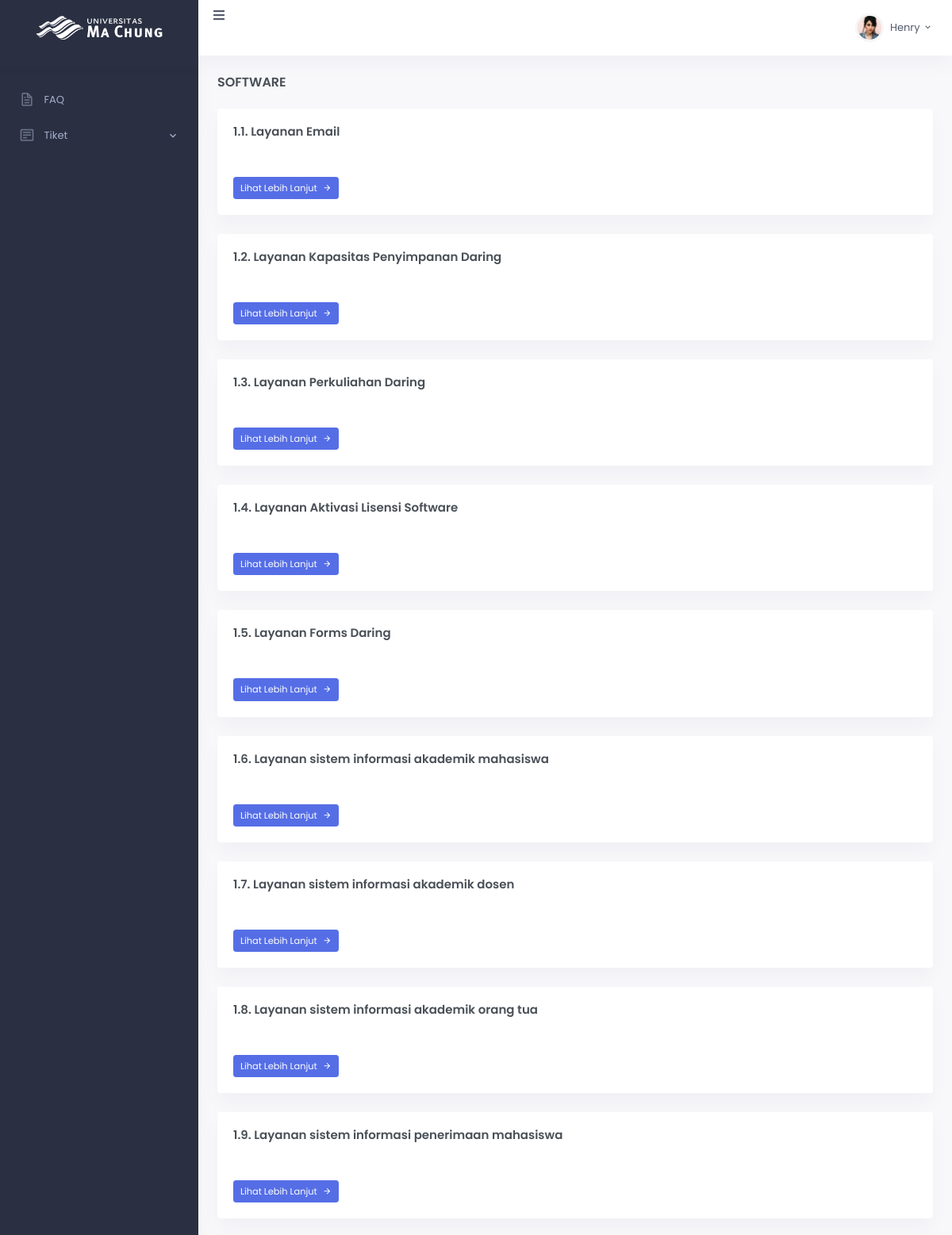
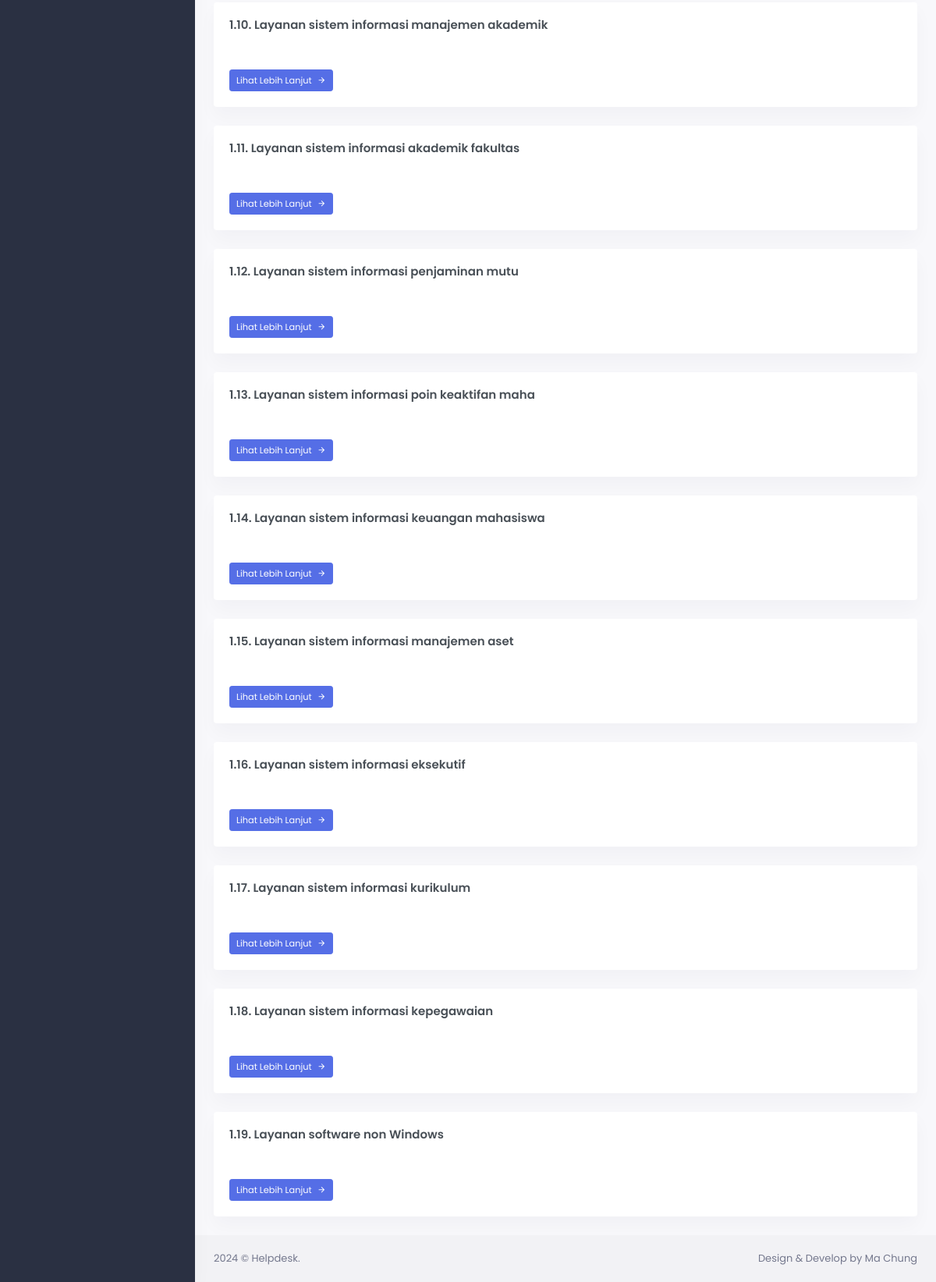
Page /sub-kodefikasi.php?id_kodefikasi_tiket=1 (signed in) on the committed database (2 pictures, top to bottom).
### tables this page shows
CREATE TABLE `master_kodefikasi_tiket` (
  `id_kodefikasi_tiket` int(255) NOT NULL,
  `name_kodefikasi_tiket` varchar(255) NOT NULL,
  `deskripsi` varchar(255) NOT NULL
);

CREATE TABLE `master_sub_kodefikasi_tiket` (
  `id_sub_kodefikasi_tiket` int(11) NOT NULL,
  `id_kodefikasi_tiket` int(11) NOT NULL,
  `nama_sub_kodefikasi_tiket` varchar(50) NOT NULL
);

### sub-kodefikasi.php (the view, shortened to what this page needs)
<?php
include "config.php";
$id_sub_kodefikasi_tiket = isset($_GET['id_kodefikasi_tiket']) ? intval($_GET['id_kodefikasi_tiket']) : 0;
$qry_sub_kategori = mysqli_query($conn, "
    SELECT
        master_sub_kodefikasi_tiket.*,
        master_kodefikasi_tiket.name_kodefikasi_tiket
    FROM master_sub_kodefikasi_tiket
    JOIN master_kodefikasi_tiket
        ON master_kodefikasi_tiket.id_kodefikasi_tiket = master_sub_kodefikasi_tiket.id_kodefikasi_tiket
    WHERE master_sub_kodefikasi_tiket.id_kodefikasi_tiket = $id_sub_kodefikasi_tiket");
$sub_categories = [];
while ($row = mysqli_fetch_array($qry_sub_kategori)) {
    $sub_categories[] = $row;
}
?>
<!doctype html>
<html lang="en">
<head>
    <link href="assets/css/bootstrap.min.css" rel="stylesheet" type="text/css" />
    <link href="assets/css/icons.min.css" rel="stylesheet" type="text/css" />
    <link href="assets/css/app.min.css" rel="stylesheet" type="text/css" />
</head>
<body data-sidebar="dark">
    <?php include "header.php"; ?>
    <div class="main-content">
        <div class="page-content">
            <div class="container-fluid">
                <div class="row">
                    <div class="col-12">
                        <div class="page-title-box d-sm-flex align-items-center justify-content-between">
                            <h4 class="mb-sm-0 font-size-18">
                                <?= !empty($sub_categories) ? $sub_categories[0]['name_kodefikasi_tiket'] : "Data not found" ?>
                            </h4>
                        </div>
                    </div>
                </div>
                <?php if (!empty($sub_categories)): ?>
                    <?php foreach ($sub_categories as $dt_sub_kategori): ?>
                        <div class="card">
                            <div class="card-body">
                                <h4 class="card-title mb-4"><?= $dt_sub_kategori['nama_sub_kodefikasi_tiket'] ?></h4>
                                <div class="row">
                                    <div class="col-sm-6">
                                        <div class="mt-4">
                                            <a href="sub-sub-kodefikasi.php?id_sub_kodefikasi_tiket=<?= $dt_sub_kategori['id_sub_kodefikasi_tiket'] ?>"
                                                class="btn btn-primary waves-effect waves-light btn-sm">
                                                Lihat Lebih Lanjut <i class="mdi mdi-arrow-right ms-1"></i>
                                            </a>
                                        </div>
                                    </div>
                                </div>
                            </div>
                        </div>
                    <?php endforeach; ?>
                <?php else: ?>
                    <p>No data available for this category.</p>
                <?php endif; ?>
            </div>
        </div>
    </div>
    <footer class="footer">
        <div class="container-fluid">
            <div class="row">
                <div class="col-sm-6">
                    <script>document.write(new Date().getFullYear())</script> © Helpdesk.
                </div>
                <div class="col-sm-6">
                    <div class="text-sm-end d-none d-sm-block">
                        Design & Develop by Ma Chung
                    </div>
                </div>
            </div>
        </div>
    </footer>
</body>
</html>

### rows in the picture
master_kodefikasi_tiket: name_kodefikasi_tiket "SOFTWARE"
master_sub_kodefikasi_tiket: nama_sub_kodefikasi_tiket "1.1. Layanan Email"
master_sub_kodefikasi_tiket: nama_sub_kodefikasi_tiket "1.2. Layanan Kapasitas Penyimpanan Daring"
master_sub_kodefikasi_tiket: nama_sub_kodefikasi_tiket "1.3. Layanan Perkuliahan Daring"
master_sub_kodefikasi_tiket: nama_sub_kodefikasi_tiket "1.4. Layanan Aktivasi Lisensi Software"
master_sub_kodefikasi_tiket: nama_sub_kodefikasi_tiket "1.5. Layanan Forms Daring"
master_sub_kodefikasi_tiket: nama_sub_kodefikasi_tiket "1.6. Layanan sistem informasi akademik mahasiswa"
master_sub_kodefikasi_tiket: nama_sub_kodefikasi_tiket "1.7. Layanan sistem informasi akademik dosen"
master_sub_kodefikasi_tiket: nama_sub_kodefikasi_tiket "1.8. Layanan sistem informasi akademik orang tua"
master_sub_kodefikasi_tiket: nama_sub_kodefikasi_tiket "1.9. Layanan sistem informasi penerimaan mahasiswa"
master_sub_kodefikasi_tiket: nama_sub_kodefikasi_tiket "1.10. Layanan sistem informasi manajemen akademik"
master_sub_kodefikasi_tiket: nama_sub_kodefikasi_tiket "1.11. Layanan sistem informasi akademik fakultas"
master_sub_kodefikasi_tiket: nama_sub_kodefikasi_tiket "1.12. Layanan sistem informasi penjaminan mutu"
master_sub_kodefikasi_tiket: nama_sub_kodefikasi_tiket "1.13. Layanan sistem informasi poin keaktifan maha"
master_sub_kodefikasi_tiket: nama_sub_kodefikasi_tiket "1.14. Layanan sistem informasi keuangan mahasiswa"
master_sub_kodefikasi_tiket: nama_sub_kodefikasi_tiket "1.15. Layanan sistem informasi manajemen aset"
master_sub_kodefikasi_tiket: nama_sub_kodefikasi_tiket "1.16. Layanan sistem informasi eksekutif"
master_sub_kodefikasi_tiket: nama_sub_kodefikasi_tiket "1.17. Layanan sistem informasi kurikulum"
master_sub_kodefikasi_tiket: nama_sub_kodefikasi_tiket "1.18. Layanan sistem informasi kepegawaian"
master_sub_kodefikasi_tiket: nama_sub_kodefikasi_tiket "1.19. Layanan software non Windows"
